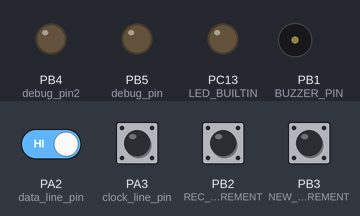
Recording of a sketch running on a simulated STM32 Blue Pill. Parts: output pins drawn as LEDs (lit = HIGH), buzzer (waves = sounding). Inputs (shaded band) come from the test bench; at power-on: PA2 (data_line_pin), PA3 (clock_line_pin), PB2 (REC_MEASUREMENT), PB3 (NEW_PART_MEASUREMENT) HIGH.

Above: at 1.2 s.
1.3 s: PB2 (REC_MEASUREMENT) pulled LOW for 0.15 s
At 2.4 s:
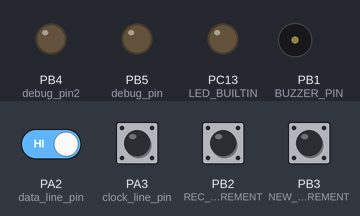
2.9 s: PA3 (clock_line_pin) pulsed LOW 2 times (0.12 s each, 0.3 s apart)
At 3.9 s:
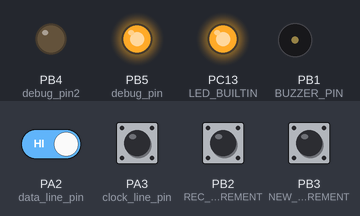
5.0 s: PB3 (NEW_PART_MEASUREMENT) pulled LOW for 0.15 s
At 6.4 s:
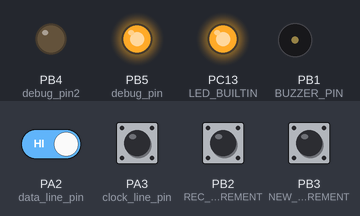
Timing chart, 0 to 8.0 s (numbered marks = the images above; inputs shaded):
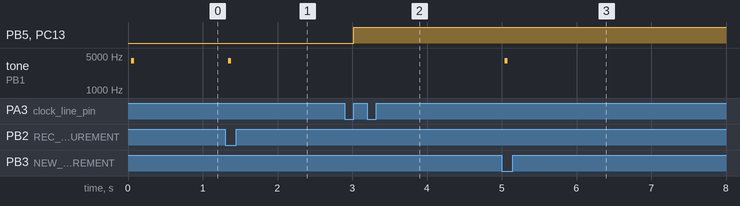

The sketch:

digital_gauge.ino
```cpp
#define data_line_pin  2
#define clock_line_pin 3
#define debug_pin      21
#define debug_pin2     20
#define btn            18
#define REC_MEASUREMENT         18
#define NEW_PART_MEASUREMENT    19
#define BUZZER_PIN     17
#define POL RISING
#define TEST_MODE   0
#define DELAY_US(A)  do{ delayMicroseconds(A);}while(0)

#define PO(PINY, STATY)  do{ digitalWrite(PINY, STATY); pinMode(PINY, OUTPUT); digitalWrite(PINY, STATY); }while(0)
#define PL(PINY)         do{ PO(PINY, LOW);  }while(0)
#define PH(PINY)         do{ PO(PINY, HIGH); }while(0)
#define PIA(PINY)        do{ pinMode(PINY, INPUT_ANALOG); }while(0)
//#define PI(PINY)        // PI 3.14 <----
#define PINI(PINY)        do{ pinMode(PINY, INPUT); }while(0)
#define PINP(PINY)        do{ pinMode(PINY, INPUT_PULLUP); }while(0) // obsolete
#define PINPU(PINY)       do{ pinMode(PINY, INPUT_PULLUP); }while(0)
#define PINPD(PINY)       do{ pinMode(PINY, INPUT_PULLUP); }while(0)

volatile uint8_t transition_count = 0, acc = 0, data_pending = 0, buf_idx=0, error = 0, pinState = 0, wait_for_slot = 0, fresh_pulse=0, randomy_count=0;
volatile uint8_t buf[7] = {0}, rec_btn_pressed=0, new_btn_pressed=0, rec_btn_last_pressed = 0, new_btn_last_pressed = 0;

volatile uint32_t last_millis, diff_millis;

void setup() {
  // initialize digital pin LED_BUILTIN as an output.
  pinMode(LED_BUILTIN, OUTPUT);
    pinMode(debug_pin, OUTPUT);
    pinMode(debug_pin2, OUTPUT);
  pinMode(data_line_pin,  INPUT_PULLUP);
  pinMode(clock_line_pin, INPUT_PULLUP);
  pinMode(REC_MEASUREMENT, INPUT_PULLUP);
  pinMode(NEW_PART_MEASUREMENT, INPUT_PULLUP);

  //attachInterrupt(clock_line_pin, clock_in_isr, FALLING);
  attachInterrupt(digitalPinToInterrupt(clock_line_pin), clock_in_isr, POL);
  attachInterrupt(digitalPinToInterrupt(REC_MEASUREMENT), rec_press_isr, FALLING);
  attachInterrupt(digitalPinToInterrupt(NEW_PART_MEASUREMENT), new_press_isr, FALLING);
  //attachInterrupt(digitalPinToInterrupt(data_line_pin), data_start_isr, FALLING);
  Serial.begin(38400);
  digitalWrite(debug_pin2, LOW);
  beep();
  //Serial.println("Hello");
}

// the loop function runs over and over again forever
void loop() {

  /*
  digitalWrite(LED_BUILTIN, HIGH);   // turn the LED on (HIGH is the voltage level)
  delay(1000);                       // wait for a second
  digitalWrite(LED_BUILTIN, LOW);    // turn the LED off by making the voltage LOW
  delay(1000);                       // wait for a second
  */
        /*Serial.print(buf[0], HEX);
        Serial.print(buf[1], HEX);
        Serial.print(buf[2], HEX);
        Serial.print(buf[3], HEX);
        Serial.print(buf[4], HEX);
        Serial.print(buf[5], HEX);*/

if (TEST_MODE){
    if (randomy_count<90)
        randomy_count+=10;
    else
        randomy_count = 0;
    if (randomy_count < 30)
        Serial.print("{\"MM\":\"3.11\"");
    else if (randomy_count <60){
        Serial.print("{\"MM\":\"3.12\"");
    } else { //if (randomy_count <90){
        Serial.print("{\"MM\":\"3.10\"");
    }
    Serial.print(", \"REC\":");
    Serial.print(rec_btn_pressed);
    Serial.print(", \"NEW\":");
    Serial.print(new_btn_pressed);
    Serial.println("}");
    rec_btn_pressed = new_btn_pressed = 0;
    delay(500);
    return;
}

    if ((data_pending)&&(buf[0] == 0)&&(buf[5] == 0)){
        digitalWrite(debug_pin2, HIGH);

        Serial.print("{\"MM\":\"");
        Serial.print(buf[5], HEX);
        Serial.print(buf[4], HEX);
        Serial.print(buf[3], HEX);
        Serial.print(".");
        Serial.print(buf[2], HEX);
        Serial.print(buf[1], HEX);
        Serial.print(buf[0], HEX);
        Serial.print("\"");
        Serial.print(", \"REC\":");
        Serial.print(rec_btn_pressed);
        Serial.print(", \"NEW\":");
        Serial.print(new_btn_pressed);
        //Serial.print(", ERR:");
        //Serial.print(error);
        Serial.println("}");

        //Serial.println(error);
        //error = 0;
        data_pending = 0;
        rec_btn_pressed = new_btn_pressed = 0;

        //wait_for_slot = 1;
        //last_millis = 0;
        delay(120);
        memset(buf, 0, 7);
        last_millis = millis();
        attachInterrupt(digitalPinToInterrupt(clock_line_pin), clock_in_isr, POL);
        digitalWrite(debug_pin2, LOW);
    }
}


void rec_press_isr(){
    if ((rec_btn_last_pressed == 0)||(millis() - rec_btn_last_pressed > 250)){
        rec_btn_pressed = 1;
        beep();
    }
    rec_btn_last_pressed = millis();
}

void new_press_isr(){
    if ((new_btn_last_pressed == 0)||(millis() - new_btn_last_pressed > 250)){
        new_btn_pressed = 1;
        beep();
    }
    new_btn_last_pressed = millis();
}

void clock_in_isr(){
    digitalWrite(debug_pin, LOW);
    digitalWrite(LED_BUILTIN, HIGH);   // turn the LED on (HIGH is the voltage level)
    diff_millis = millis() - last_millis;

    /*if (last_millis != 0){


    } else {
        last_millis = millis();
        return;
    }*/

    if (diff_millis > 1){
       // data_pending = error = 0;
        transition_count = buf_idx = 0;
        acc = 0;
        //wait_for_slot = 0;
    } /*else if (wait_for_slot){
        return;
    }*/
    if ((transition_count == 0)&&(buf_idx == 0)&&(digitalRead(data_line_pin) == 1)){ // rogue pulse
            transition_count = buf_idx = 0;
            acc = 0;
            digitalWrite(debug_pin, HIGH);
            return;
    }


/*
    if (data_pending){
        error++;
        //transition_count = buf_idx = 0;
        return;
    }
*/
    //for(uint8_t i=0;i<100;i++);


    //pinState += digitalRead(data_line_pin);
    /*asm volatile("nop");
    asm volatile("nop");
    asm volatile("nop");
    pinState += digitalRead(data_line_pin);
*/

    for(uint8_t i=0;i<10;i++);
    if (digitalRead(data_line_pin)){

        acc |= (1 << transition_count);

    }else{ // else clause added to ensure function timing is ~balanced
        //digitalWrite(debug_pin, LOW);
        acc &= ~(1 << transition_count); // 1110
    }
    //pinState = 0;
    //asm volatile("nop"); //tune a bit? verify on scope
    //acc = (acc << 1) & 0x0F;


    transition_count++;
    if (transition_count >= 4){
        transition_count = 0;

        buf[buf_idx] = acc;
        acc = 0;
        buf_idx++;

        if (buf_idx >= 7){
            detachInterrupt(digitalPinToInterrupt(clock_line_pin));
            buf_idx = 0;
            data_pending = 1;

            delay(1);
        }


    }


    digitalWrite(LED_BUILTIN, LOW);    // turn the LED off by making the voltage LOW
    digitalWrite(debug_pin, HIGH);
    last_millis = millis();

}


 volatile long g,state=0;

void toggle_buzzer_pin(){
    state = 1 - state;
    //digitalWrite(BUZZER_PIN, state);
    PO(BUZZER_PIN, state);
}
void set_idle_buzzer_pin(){
    PINI(BUZZER_PIN);
    //PO(BUZZER_PIN, BUZZER_IDLE_STATE);
}
void beep(){

    for (g=0;g<60;g++){
        DELAY_US(130);//d(26);//for(i=0;i<26;i++) ;
        toggle_buzzer_pin();
    }
    for (g=0;g<40;g++){
        DELAY_US(100);//d(21);//21
        toggle_buzzer_pin();
    }
    set_idle_buzzer_pin(); // important to be before vib delay

}
```

Measured:
- after the input at 1.3 s, tone on PB1 (BUZZER_PIN): silent → 3988 Hz at once, → silent 0.04 s later
- after the input at 2.9 s, PB5 (debug_pin), PC13 (LED_BUILTIN): LOW → HIGH after 0.12 s
- after the input at 5.0 s, tone on PB1 (BUZZER_PIN): silent → 3988 Hz at once, → silent 0.04 s later
